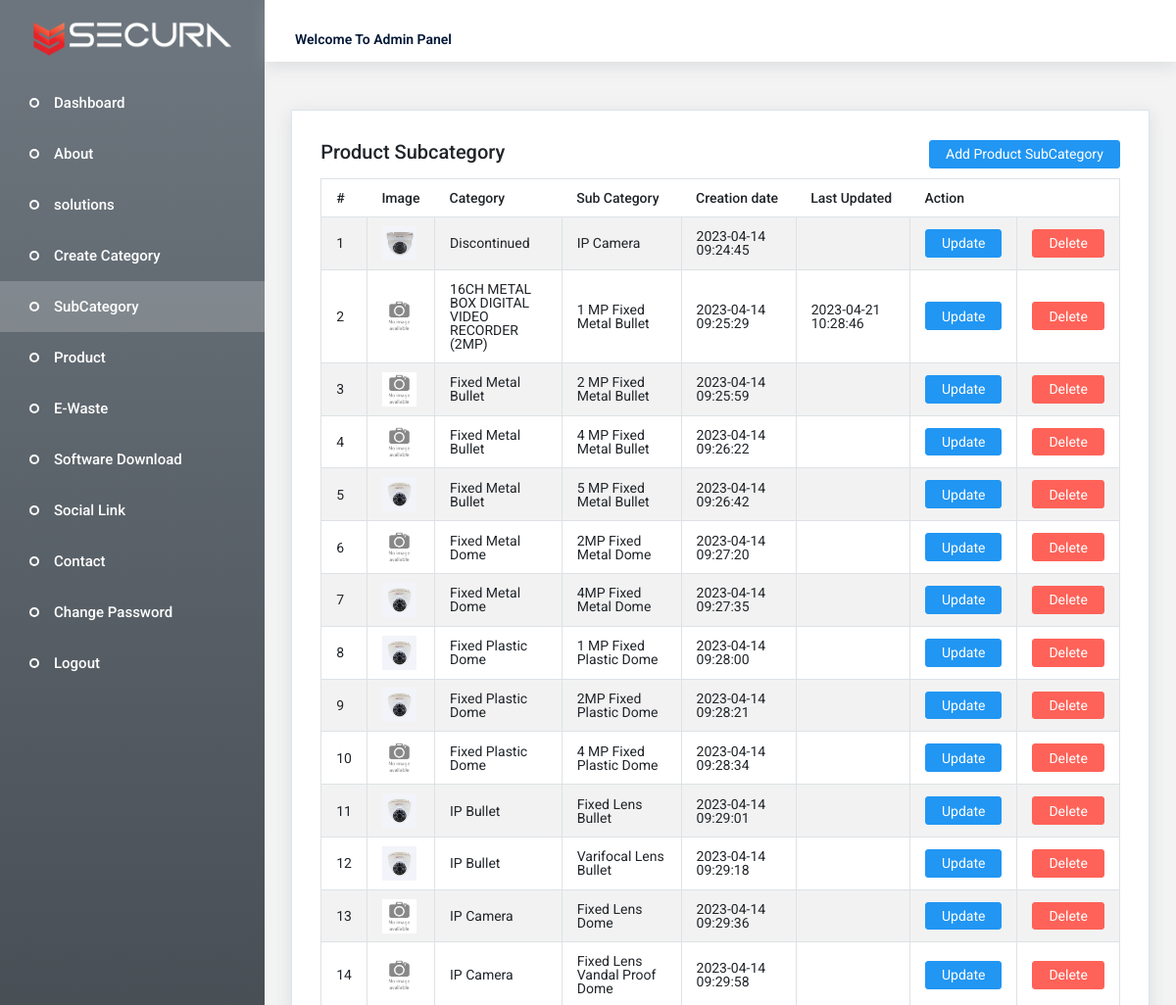
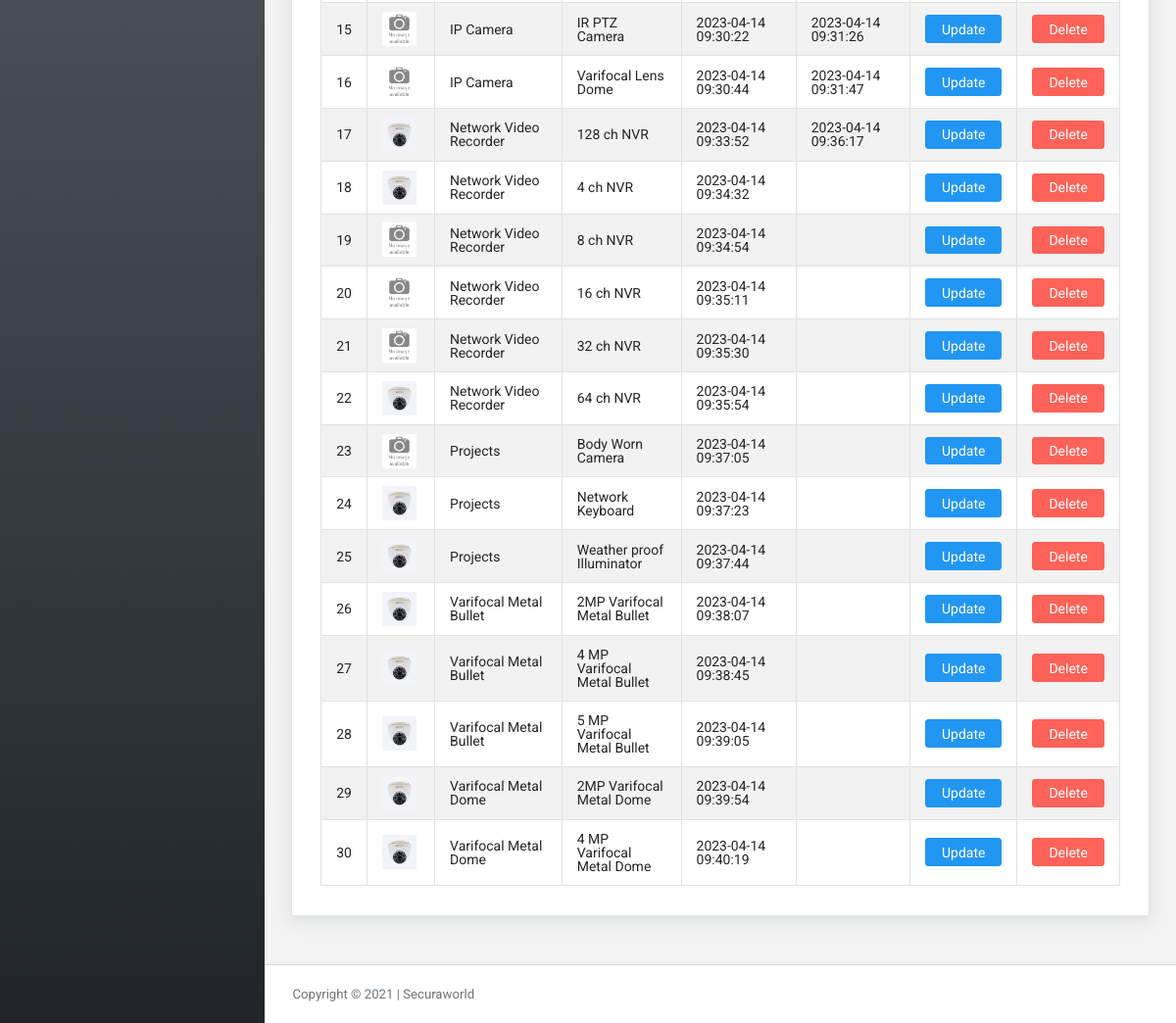
The page /Admin/product_subcate.php (signed in) on the database as committed earlier (2 pictures, top to bottom).
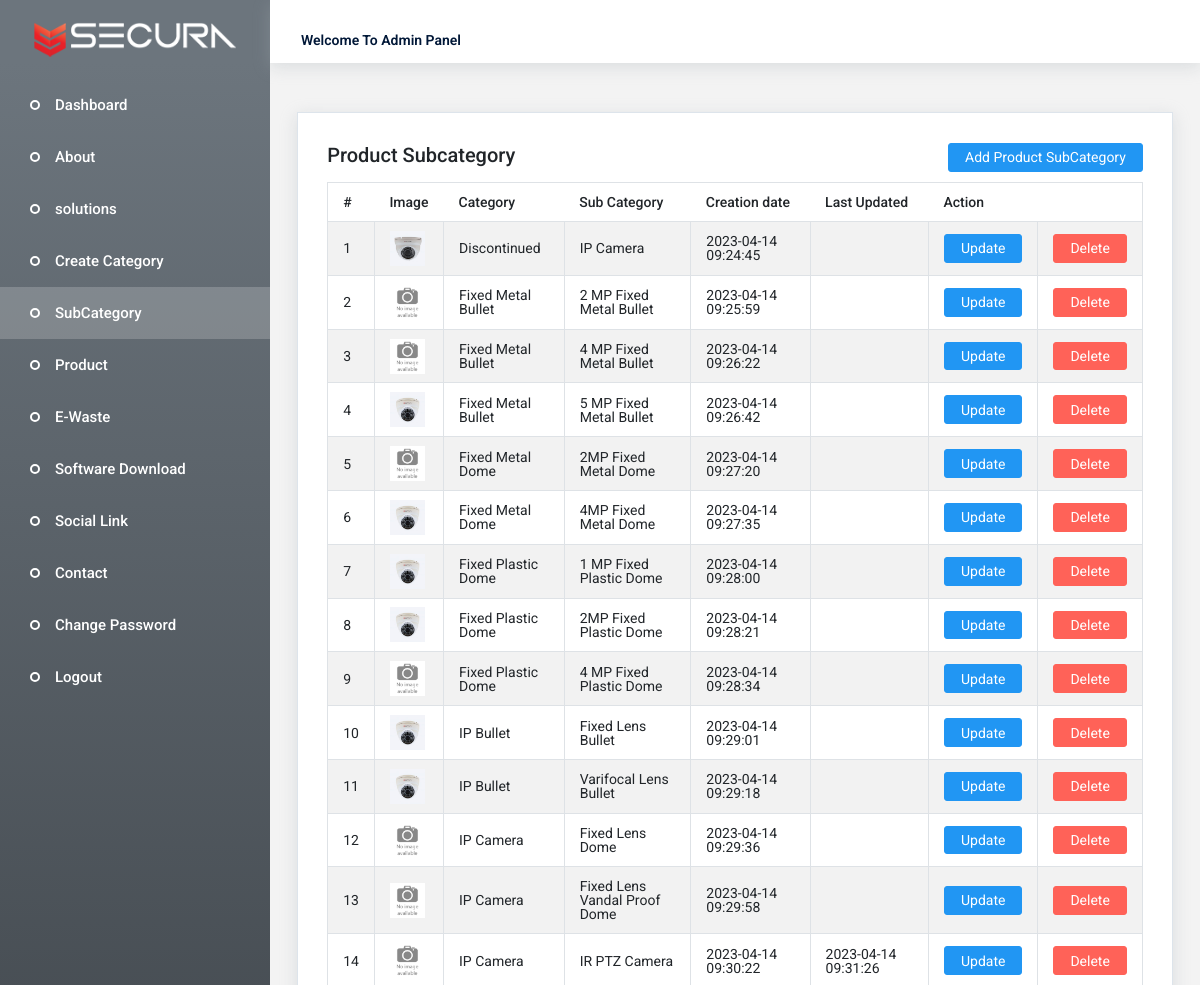
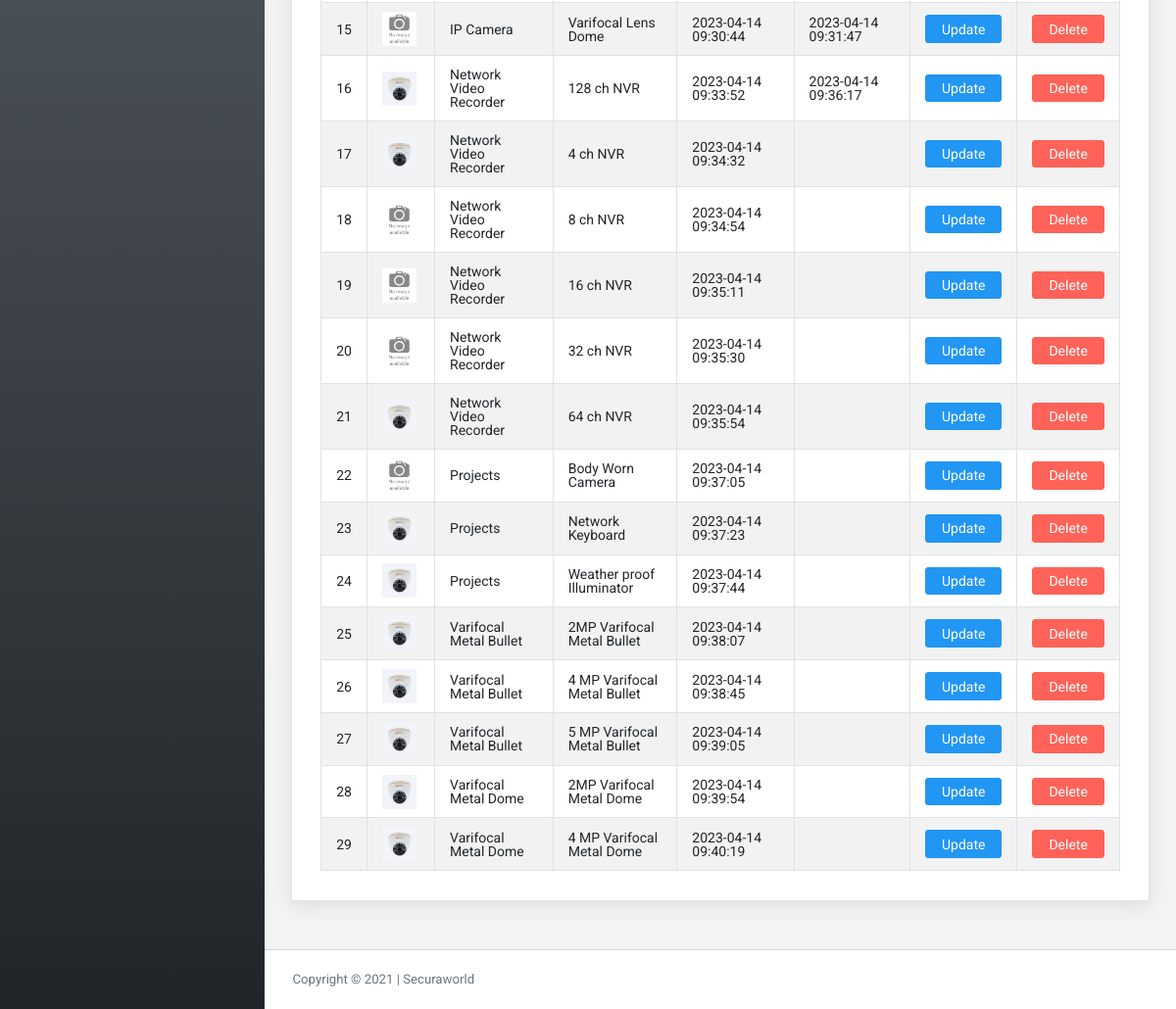
The same page on the database as committed later (2 pictures, top to bottom).
### tables this page shows
CREATE TABLE `sub_cate` (
  `id` int(11) NOT NULL,
  `categoryid` int(11) DEFAULT NULL,
  `img` varchar(250) NOT NULL,
  `subcategory` varchar(255) DEFAULT NULL,
  `creationDate` timestamp NULL DEFAULT current_timestamp(),
  `updationDate` timestamp NULL DEFAULT NULL
);

CREATE TABLE `product_cate` (
  `id` int(11) NOT NULL,
  `categoryName` varchar(250) NOT NULL,
  `img` varchar(250) NOT NULL,
  `creationDate` date NOT NULL,
  `updationDate` date NOT NULL
);

### Admin/product_subcate.php (the view, shortened to what this page needs)
<!DOCTYPE html>
<html lang="en">
<?php @include("include/secureConfig.php");
  $page_title = "product_subcate";
?>
  <head>
    <?php @include("include/head.php") ?>
  </head>
  <body>
    <div class="container-scroller">
      <?php @include("include/navbar.php"); ?>
      <div class="container-fluid page-body-wrapper">
        <?php @include("include/sidebar.php"); ?>
        <div class="main-panel">
          <div class="content-wrapper">
            <div class="row">
              <div class="col-lg-12 grid-margin stretch-card">
                <div class="card">
                  <div class="card-body">
                    <h4 class="card-title">Product Subcategory<a href="product_subcate_add.php" class="btn btn-primary" style="float: right;">Add Product SubCategory</a></h4>
                    <div class="resTable">
                      <table class="datatable-1 table table-bordered table-striped	 display" width="100%">
                        <thead>
                                    <tr>
                                    <th>#</th>
                                    <th>Image</th>
                                    <th>Category</th>
                                    <th>Sub Category</th>
                                    <th>Creation date</th>
                                    <th>Last Updated</th>
                                    <th>Action</th>
                                    </tr>
                                </thead>
                                <tbody>
                                    <?php $query=mysqli_query($con,"select sub_cate.id,product_cate.categoryName,sub_cate.subcategory,sub_cate.img,sub_cate.creationDate,sub_cate.updationDate from sub_cate join product_cate on product_cate.id=sub_cate.categoryid");
                                    $cnt=1;
                                    while($row=mysqli_fetch_array($query))
                                    {
                                      if($row['id'] != 1){
                                    ?>
                                    <tr>
                                    <td><?php echo htmlentities($cnt);?></td>
                                    <td class="py-1"> <img src="<?php echo $row["img"]=='' ? PRODUCT_URL.'noimg.png' : (file_exists(UPLOAD_PRODUCT_URL.$row["img"]) ? PRODUCT_URL.$row["img"] : PRODUCT_URL.'noimg.png'); ?>" style="width:25%;border-radius:0% !important;" alt="image"><br/></td>
                                    <td><?php echo htmlentities($row['categoryName']);?></td>
                                    <td><?php echo htmlentities($row['subcategory']);?></td>
                                    <td> <?php echo htmlentities($row['creationDate']);?></td>
                                    <td><?php echo htmlentities($row['updationDate']);?></td>
                                    <td style="width: 50px;"><a class="btn btn-primary" href="product_subcate_update.php?id=<?php echo $row['id'];?>">Update</a></td>
                                    <td style="width: 50px;"><a class="btn btn-danger" href="product_subcate.php?id=<?php echo $row['id'];?>" onclick="return confirm('Are you sure to want to delete this item ?');">Delete</a><br/></td>
                                    </tr>
                                    <?php $cnt=$cnt+1; } } ?>
                            </table>
                        </div>
                    </div>
                </div>
              </div>
            </div>
          </div>
          <?php @include("include/footer.php"); ?>
        </div>
      </div>
    </div>
  </body>
</html>

### Admin/include/head.php (shortened to what this page needs)
<link rel="stylesheet" href="assets/vendors/iconfonts/mdi/css/materialdesignicons.min.css">
<link rel="stylesheet" href="assets/vendors/iconfonts/ionicons/dist/css/ionicons.css">
<link rel="stylesheet" href="assets/vendors/iconfonts/flag-icon-css/css/flag-icon.min.css">
<link rel="stylesheet" href="assets/vendors/css/vendor.bundle.base.css">
<link rel="stylesheet" href="assets/vendors/css/vendor.bundle.addons.css">
<link rel="stylesheet" href="https://cdnjs.cloudflare.com/ajax/libs/font-awesome/4.7.0/css/font-awesome.min.css">
<link rel="stylesheet" href="assets/css/shared/style.css">
<link rel="stylesheet" href="assets/css/demo_1/style.css">

### Admin/include/navbar.php (shortened to what this page needs)
<nav class="navbar default-layout col-lg-12 col-12 p-0 fixed-top d-flex flex-row">
	<div class="text-center navbar-brand-wrapper d-flex  justify-content-center">
		<a href="dashbord.php"><img src="../images/logo/securaworld_white.png" style="max-width:88%;margin-top:22px"></a>
	</div>
	<div class="navbar-menu-wrapper d-flex align-items-center">
		<ul class="navbar-nav">
			<li class="nav-item font-weight-semibold d-none d-lg-block">Welcome To Admin Panel </li>
		</ul>
	</div>
</nav>

### Admin/include/sidebar.php
<nav class="sidebar sidebar-offcanvas" id="sidebar">
  <ul class="nav">
    <li class="nav-item <?php echo $page_title =='profile' ? 'activerow' : '' ;?>">
      <a class="nav-link" href="dashbord.php">
        <span class="menu-title">Dashboard</span>
      </a>
    </li>
    <li class="nav-item <?php echo $page_title =='about' ? 'activerow' : '' ;?>">
      <a class="nav-link"  href="about.php" >
        <span class="menu-title">About </span>
      </a>
    </li>
    <li class="nav-item  <?php echo $page_title =='solution' ? 'activerow' : '' ;?>">
      <a class="nav-link" href="solution.php" >
        <span class="menu-title">solutions</span>
      </a>
    </li>
    <li class="nav-item  <?php echo $page_title =='product_cate' ? 'activerow' : '' ;?>">
      <a class="nav-link" href="product_cate.php" >
        <span class="menu-title">Create Category</span>
      </a>
    </li>
    <li class="nav-item  <?php echo $page_title =='product_subcate' ? 'activerow' : '' ;?>">
      <a class="nav-link" href="product_subcate.php" >
        <span class="menu-title">SubCategory</span>
      </a>
    </li>
    <li class="nav-item  <?php echo $page_title =='product' ? 'activerow' : '' ;?>">
      <a class="nav-link" href="product.php" >
        <span class="menu-title">Product</span>
      </a>
    </li>
    <li class="nav-item  <?php echo $page_title =='ewaste' ? 'activerow' : '' ;?>">
      <a class="nav-link" href="ewastea.php" >
        <span class="menu-title">E-Waste</span>
      </a>
    </li>
    <li class="nav-item  <?php echo $page_title =='software' ? 'activerow' : '' ;?>">
      <a class="nav-link" href="software.php" >
        <span class="menu-title">Software Download</span>
      </a>
    </li>
    <li class="nav-item  <?php echo $page_title =='social' ? 'activerow' : '' ;?>">
      <a class="nav-link"  href="social.php" >
        <span class="menu-title">Social Link</span>
      </a>
    </li>
   <li class="nav-item <?php echo $page_title =='contact' ? 'activerow' : '' ;?>">
    <a class="nav-link"  href="cotact_detail.php" >
      <span class="menu-title">Contact</span>
    </a>
  </li>
  <li class="nav-item <?php echo $page_title == 'changepwd' ? 'activerow' : ''; ?>">
    <a class="nav-link"  href="changepwd.php" >
        <span class="menu-title">Change Password</span>
    </a>
  </li>
    <li class="nav-item">
      <a class="nav-link"  href="logout.php" >
        <span class="menu-title">Logout</span>
      </a>
    </li>
  </ul>
</nav>

### Admin/include/footer.php
<footer class="footer">
  <div class="container-fluid clearfix">
    <span class="text-muted d-block text-center text-sm-left d-sm-inline-block">Copyright ©  2021 | <?php echo WEB_TITLE?></span>
  </div>
</footer>

### Admin/assets/css/demo_1/style.css (style rules this page uses)
.nav .nav-item, .navbar-nav .nav-item { line-height: 1; }
.navbar.default-layout { font-family: "roboto", sans-serif; background: #fff; transition: background 0.25s ease; -webkit-transition: background 0.25s ease; -moz-transition: background 0.25s ease; -ms-transition: background 0.25s ease; }
.navbar.default-layout .navbar-brand-wrapper { transition: width 0.25s ease, background 0.25s ease; -webkit-transition: width 0.25s ease, background 0.25s ease; -moz-transition: width 0.25s ease, background 0.25s ease; -ms-transition: width 0.25s ease, background 0.25s ease; background: #6c757d; width: 270px; height: 63px; }
.navbar.default-layout .navbar-menu-wrapper { transition: width 0.25s ease; -webkit-transition: width 0.25s ease; -moz-transition: width 0.25s ease; -ms-transition: width 0.25s ease; color: #001737; padding-left: 15px; padding-right: 15px; width: calc(100% - 270px); height: 63px; box-shadow: 0 4px 16px 0 rgba(167, 175, 183, 0.33); }
.navbar.default-layout .navbar-menu-wrapper .navbar-nav { flex-direction: row; align-items: center; }
.navbar.default-layout .navbar-menu-wrapper .navbar-nav .nav-item { margin-left: 1rem; }
.sidebar { min-height: calc(100vh - 63px); background: linear-gradient(to top,#212529,#6c757d); font-family: "roboto", sans-serif; padding: 0; width: 270px; z-index: 11; transition: width 0.25s ease, background 0.25s ease; -webkit-transition: width 0.25s ease, background 0.25s ease; -moz-transition: width 0.25s ease, background 0.25s ease; -ms-transition: width 0.25s ease, background 0.25s ease; }
.sidebar > .nav { overflow: hidden; flex-wrap: nowrap; flex-direction: column; }
.sidebar > .nav .nav-item .nav-link { align-items: center; display: flex; padding: 15px 30px 15px 55px; white-space: nowrap; color: #fff; }
.sidebar > .nav .nav-item .nav-link .menu-title { color: inherit; display: inline-block; font-size: 15px; line-height: 1; vertical-align: middle; font-weight: 500; }
.sidebar > .nav > .nav-item > .nav-link { height: 52px; }
.sidebar > .nav > .nav-item:not(.nav-profile) > .nav-link { position: relative; }
.sidebar > .nav > .nav-item:not(.nav-profile) > .nav-link:before { content: ""; position: absolute; left: 30px; right: 50%; width: 10px; height: 10px; border-radius: 100%; border: 2px solid #fff; display: block; }
.sidebar > .nav:not(.sub-menu) > .nav-item > .nav-link { background: transparent; transition-duration: 0.3s; transition-timing-function: "ease-in-out"; transition-property: "background", "color", "box-shadow", "padding"; }
.footer { background: #fff; padding: 20px 1rem; transition: all 0.25s ease; -moz-transition: all 0.25s ease; -webkit-transition: all 0.25s ease; -ms-transition: all 0.25s ease; border-top: 1px solid #cdd6dc; font-size: calc(0.875rem - 0.05rem); font-family: "roboto", sans-serif; }
.navbar.fixed-top + .page-body-wrapper { padding-top: 63px; }
.card { box-shadow: 0 0 0 0 rgba(90, 113, 208, 0.11), 0 4px 16px 0 rgba(167, 175, 183, 0.33); border: solid 1px #dde4eb; border-radius: 0px; }
.card .card-title { color: #212529; }
.page-body-wrapper { min-height: calc(100vh - 63px); display: flex; flex-direction: row; padding-left: 0; padding-right: 0; }
.main-panel { transition: width 0.25s ease, margin 0.25s ease; width: calc(100% - 270px); min-height: calc(100vh - 63px); display: flex; flex-direction: column; }
.content-wrapper { background: #F3F3F3; padding: 1.5rem 1.7rem; width: 100%; flex-grow: 1; }
.container-scroller { overflow: hidden; }

### Admin/include/head.php (style rules this page uses)
.table td, .table th { vertical-align: none !important; text-align:left !important; font-size: 0.875rem !important; line-height: 1; white-space: nowrap; height: 35px; padding: 12px 15px; }
.card .card-title { font-size:20px; }
.resTable { width: 100%; }
.activerow { background: #ebeaec38; }
table td { white-space: normal !important; text-align: justify; }

Rows that differ between the two databases and show on the page:
removed sub_cate: product_cate.categoryName "16CH METAL BOX DIGITAL VIDEO RECORDER (2MP)", subcategory "1 MP Fixed Metal Bullet", creationDate "2023-04-14 09:25:29", updationDate "2023-04-21 10:28:46"
